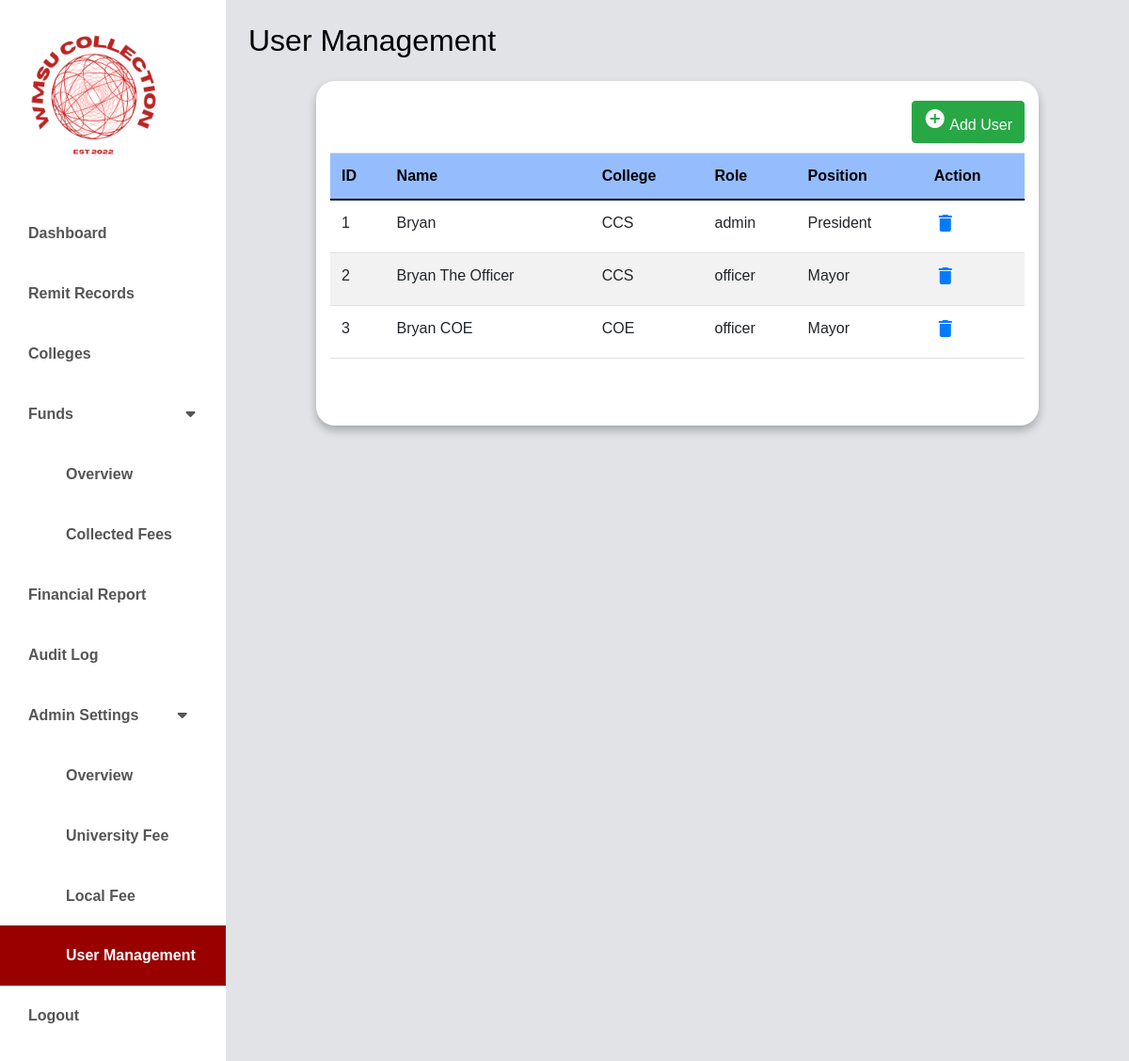
Page /admin-settings/user.php (signed in) on the earlier database version.
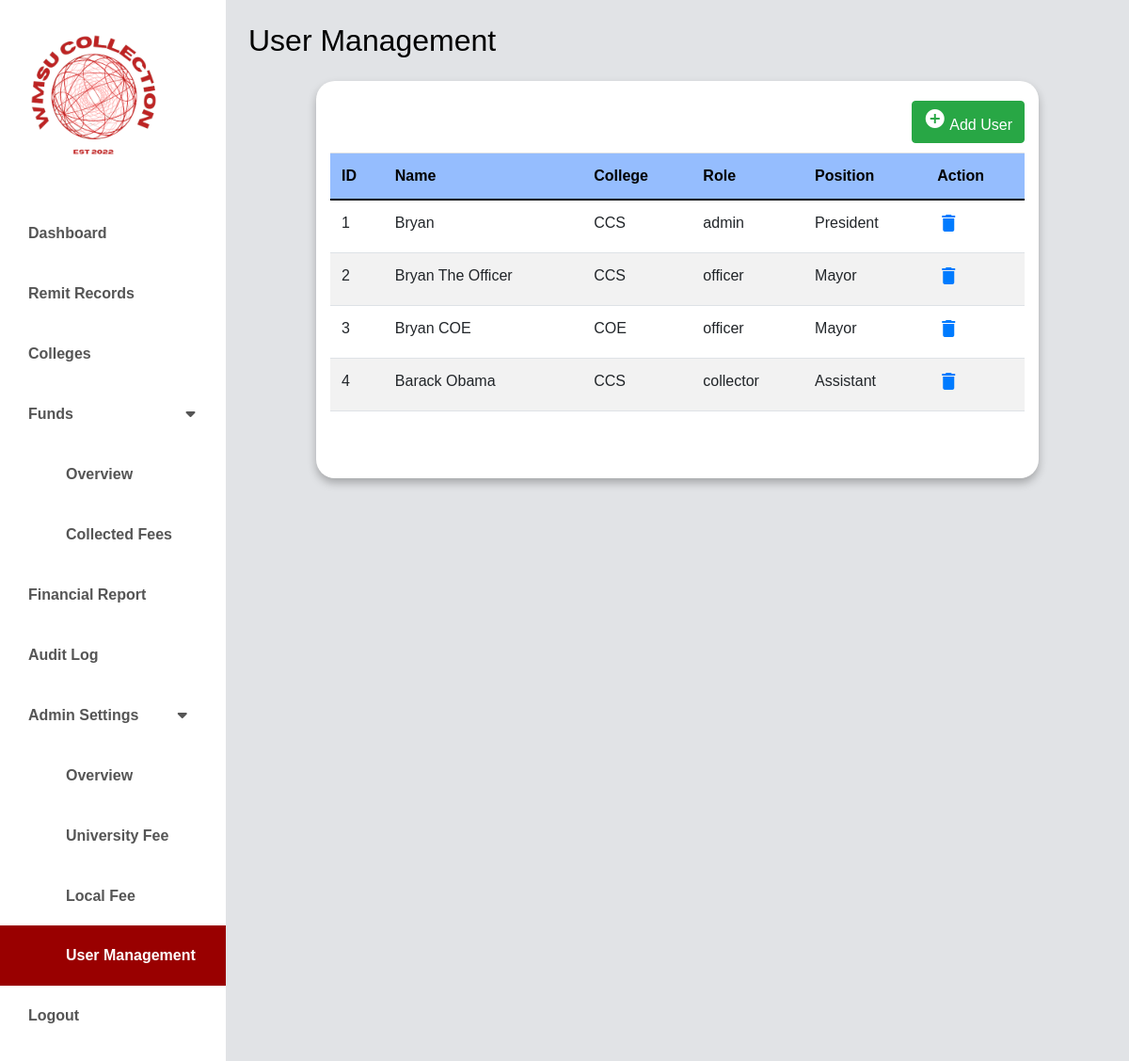
Same page on the later database version.
### tables this page shows
CREATE TABLE `users` (
  `id` int(11) NOT NULL,
  `user_username` varchar(50) NOT NULL,
  `user_fullname` varchar(50) NOT NULL,
  `user_position` varchar(255) NOT NULL,
  `user_password` varchar(255) NOT NULL,
  `role_id` int(11) DEFAULT NULL,
  `college_id` int(11) DEFAULT NULL,
  `created_at` timestamp NOT NULL DEFAULT current_timestamp(),
  `updated_at` timestamp NOT NULL DEFAULT current_timestamp() ON UPDATE current_timestamp()
);

CREATE TABLE `colleges` (
  `id` int(11) NOT NULL,
  `college_name` varchar(50) NOT NULL,
  `college_code` varchar(8) DEFAULT NULL
);

CREATE TABLE `roles` (
  `id` int(11) NOT NULL,
  `role_name` varchar(50) NOT NULL
);

### classes/users.class.php (called while the page is built, shortened)
<?php
require_once 'database.class.php';
class Users{
    protected $db;
    function __construct()
    {
        $this->db = new Database();
    }
    function showAllDetails() {
        $sql = "SELECT u.id, u.user_fullname, u.user_position, r.role_name, c.college_name, c.college_code
        FROM users u
        JOIN roles r ON u.role_id = r.id
        JOIN colleges c ON u.college_id = c.id";
        $stmt = $this->db->connect()->prepare($sql);
        $stmt->execute();
        return $stmt->fetchAll(PDO::FETCH_ASSOC);
    }
}
?>

### classes/database.class.php (called while the page is built)
<?php
class Database {
    private $host = 'localhost';
    private $username = 'root';
    private $password = '';
    private $database = 'wmsu';
    protected $connection;
    public function connect() {
        try {
            $dsn = "mysql:host=$this->host;dbname=$this->database;charset=utf8mb4";
            $options = [
                PDO::ATTR_ERRMODE => PDO::ERRMODE_EXCEPTION,
                PDO::ATTR_DEFAULT_FETCH_MODE => PDO::FETCH_ASSOC,
                PDO::ATTR_EMULATE_PREPARES => false,
            ];
            $this->connection = new PDO($dsn, $this->username, $this->password, $options);
        } catch (PDOException $e) {
            echo "Connection error: " . $e->getMessage();
            die();
        }
        return $this->connection;
    }
}
?>

### admin-settings/user.php (the view, shortened to what the changed rows need)
<?php
require_once '../classes/users.class.php';
?>
<!doctype html>
<html lang="en" class="no-js">
  <html>
    <head>
	<link href="https://cdn.jsdelivr.net/npm/bootstrap@5.0.0-beta3/dist/css/bootstrap.min.css" rel="stylesheet" />
    <link rel="stylesheet" href="https://unicons.iconscout.com/release/v4.0.0/css/line.css" />
    <link rel="stylesheet" href="https://cdnjs.cloudflare.com/ajax/libs/font-awesome/5.15.3/css/all.min.css" />
	<link rel="stylesheet" href="https://stackpath.bootstrapcdn.com/bootstrap/4.5.0/css/bootstrap.min.css">
	<link rel="stylesheet" href="https://maxcdn.bootstrapcdn.com/font-awesome/4.7.0/css/font-awesome.min.css">
    <link rel="stylesheet" href="../css/dashboard.css" />
    <link rel="stylesheet" href="../css/new-user.css" />
    </head>
      <body>
      <div class="d-flex" id="wrapper">
	<div id="page-content-wrapper">
    <nav class="navbar navbar-expand-lg navbar-light bg-active py-4 px-4">
        <div class="d-flex align-items-center">
            <h2 class="fs-2 m-0" style="color:#000000; font-weight: 400;">User Management</h2>
        </div>
    </nav>
    <div class="container">
             <div class =" table-responsive" style="margin-top: 10px;">
                <table class="table">
            <thead style="background-color:#95BDFE ;" class="text-white">
              <tr>
                <th scope="col" style = " color: #000000;" >ID</th>
                <th scope="col" style = " color: #000000;" >Name</th>
				<th scope="col" style = " color: #000000; ">College</th></th>
                <th scope="col" style = " color: #000000;" >Role</th></th>
				<th scope="col" style = " color: #000000;" >Position</th></th>
                <th scope="col" style = " color: #000000;" >Action</th>
              </tr>
            </thead>
            <tbody>
            <?php
			$users = new Users();
			$userData = $users->showAllDetails();
    $i = 1;
    foreach($userData as $users) {
?>
            <tr>
			<td><?php echo $i; ?></td>
                <td><?php echo $users['user_fullname']; ?></td>
                <td><?php echo $users['college_code']; ?></td>
				<td><?php echo $users['role_name']; ?></td>
                <td><?php echo $users['user_position']; ?></td>
                <td>
                    <a href="#deleteFeesModal<?php echo $i; ?>" class="delete" data-toggle="modal">
                        <i class="material-icons" data-toggle="tooltip" title="Delete">&#xE872;</i>
                    </a>
                </td>
            </tr>
<?php
            $i++;
        }
?>
</body>
</html>

Differences in the rows shown:
added users: user_fullname "Barack Obama", college.college_code "CCS", role.role_name "collector", user_position "Assistant"
